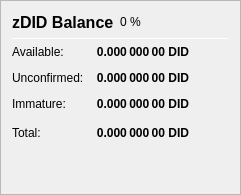
                   <widget class="QFrame" name="frame_ZerocoinBalances">
                    <property name="frameShape">
                     <enum>QFrame::StyledPanel</enum>
                    </property>
                    <property name="frameShadow">
                     <enum>QFrame::Raised</enum>
                    </property>
                    <layout class="QVBoxLayout" name="verticalLayout_7">
                     <item>
                      <layout class="QHBoxLayout" name="horizontalLayout_8" stretch="0,0,0">
                       <item>
                        <widget class="QLabel" name="label_5z_3">
                         <property name="minimumSize">
                          <size>
                           <width>0</width>
                           <height>20</height>
                          </size>
                         </property>
                         <property name="font">
                          <font>
                           <pointsize>12</pointsize>
                           <weight>75</weight>
                           <bold>true</bold>
                          </font>
                         </property>
                         <property name="text">
                          <string>zDID Balance</string>
                         </property>
                        </widget>
                       </item>
                       <item>
                        <widget class="QLabel" name="labelzDIDPercent">
                         <property name="text">
                          <string notr="true">0 %</string>
                         </property>
                        </widget>
                       </item>
                       <item>
                        <spacer name="horizontalSpacer_11">
                         <property name="orientation">
                          <enum>Qt::Horizontal</enum>
                         </property>
                         <property name="sizeHint" stdset="0">
                          <size>
                           <width>40</width>
                           <height>20</height>
                          </size>
                         </property>
                        </spacer>
                       </item>
                      </layout>
                     </item>
                     <item>
                      <widget class="Line" name="line_ZerocoinBalance">
                       <property name="minimumSize">
                        <size>
                         <width>0</width>
                         <height>1</height>
                        </size>
                       </property>
                       <property name="maximumSize">
                        <size>
                         <width>16777215</width>
                         <height>1</height>
                        </size>
                       </property>
                       <property name="orientation">
                        <enum>Qt::Horizontal</enum>
                       </property>
                      </widget>
                     </item>
                     <item>
                      <layout class="QGridLayout" name="gridLayout_5">
                       <property name="spacing">
                        <number>12</number>
                       </property>
                       <item row="1" column="0">
                        <widget class="QLabel" name="labelzBalanceMatureText">
                         <property name="toolTip">
                          <string>Mature: more than 20 confirmation and more than 1 mint of the same denomination after it was minted.
These zDID are spendable.</string>
                         </property>
                         <property name="text">
                          <string>Available:</string>
                         </property>
                        </widget>
                       </item>
                       <item row="1" column="1">
                        <widget class="QLabel" name="labelzBalanceMature">
                         <property name="font">
                          <font>
                           <weight>75</weight>
                           <bold>true</bold>
                          </font>
                         </property>
                         <property name="toolTip">
                          <string>Mature: more than 20 confirmation and more than 1 mint of the same denomination after it was minted.
These zDID are spendable.</string>
                         </property>
                         <property name="text">
                          <string notr="true">0.000 000 00 DID</string>
                         </property>
                         <property name="alignment">
                          <set>Qt::AlignRight|Qt::AlignTrailing|Qt::AlignVCenter</set>
                         </property>
                        </widget>
                       </item>
                       <item row="2" column="0">
                        <widget class="QLabel" name="labelzBalanceUnconfirmedText">
                         <property name="toolTip">
                          <string>Unconfirmed: less than 20 confirmations
Immature: confirmed, but less than 1 mint of the same denomination after it was minted</string>
                         </property>
                         <property name="text">
                          <string>Unconfirmed:</string>
                         </property>
                        </widget>
                       </item>
                       <item row="2" column="1">
                        <widget class="QLabel" name="labelzBalanceUnconfirmed">
                         <property name="font">
                          <font>
                           <weight>75</weight>
                           <bold>true</bold>
                          </font>
                         </property>
                         <property name="toolTip">
                          <string>Unconfirmed: less than 20 confirmations
Immature: confirmed, but less than 1 mint of the same denomination after it was minted</string>
                         </property>
                         <property name="text">
                          <string notr="true">0.000 000 00 DID</string>
                         </property>
                         <property name="alignment">
                          <set>Qt::AlignRight|Qt::AlignTrailing|Qt::AlignVCenter</set>
                         </property>
                        </widget>
                       </item>
                       <item row="3" column="0">
                        <widget class="QLabel" name="labelzBalanceImmatureText">
                         <property name="toolTip">
                          <string>Unconfirmed: less than 20 confirmations
Immature: confirmed, but less than 1 mint of the same denomination after it was minted</string>
                         </property>
                         <property name="text">
                          <string>Immature:</string>
                         </property>
                        </widget>
                       </item>
                       <item row="3" column="1">
                        <widget class="QLabel" name="labelzBalanceImmature">
                         <property name="font">
                          <font>
                           <weight>75</weight>
                           <bold>true</bold>
                          </font>
                         </property>
                         <property name="toolTip">
                          <string>Unconfirmed: less than 20 confirmations
Immature: confirmed, but less than 1 mint of the same denomination after it was minted</string>
                         </property>
                         <property name="text">
                          <string notr="true">0.000 000 00 DID</string>
                         </property>
                         <property name="alignment">
                          <set>Qt::AlignRight|Qt::AlignTrailing|Qt::AlignVCenter</set>
                         </property>
                        </widget>
                       </item>
                       <item row="4" column="0">
                        <widget class="QLabel" name="labelzBalanceText">
                         <property name="toolTip">
                          <string>Your current zDID balance, unconfirmed and immature zDID included.</string>
                         </property>
                         <property name="text">
                          <string>Total:</string>
                         </property>
                        </widget>
                       </item>
                       <item row="4" column="1">
                        <widget class="QLabel" name="labelzBalance">
                         <property name="font">
                          <font>
                           <weight>75</weight>
                           <bold>true</bold>
                          </font>
                         </property>
                         <property name="cursor">
                          <cursorShape>IBeamCursor</cursorShape>
                         </property>
                         <property name="toolTip">
                          <string>Your current zDID balance, unconfirmed and immature zDID included.</string>
                         </property>
                         <property name="text">
                          <string notr="true">0.000 000 00 DID</string>
                         </property>
                         <property name="alignment">
                          <set>Qt::AlignRight|Qt::AlignTrailing|Qt::AlignVCenter</set>
                         </property>
                         <property name="textInteractionFlags">
                          <set>Qt::LinksAccessibleByMouse|Qt::TextSelectableByKeyboard|Qt::TextSelectableByMouse</set>
                         </property>
                        </widget>
                       </item>
                       <item row="4" column="2">
                        <spacer name="horizontalSpacer_4">
                         <property name="orientation">
                          <enum>Qt::Horizontal</enum>
                         </property>
                         <property name="sizeHint" stdset="0">
                          <size>
                           <width>40</width>
                           <height>20</height>
                          </size>
                         </property>
                        </spacer>
                       </item>
                      </layout>
                     </item>
                     <item>
                      <spacer name="verticalSpacer_4">
                       <property name="orientation">
                        <enum>Qt::Vertical</enum>
                       </property>
                       <property name="sizeHint" stdset="0">
                        <size>
                         <width>20</width>
                         <height>40</height>
                        </size>
                       </property>
                      </spacer>
                     </item>
                    </layout>
                   </widget>
